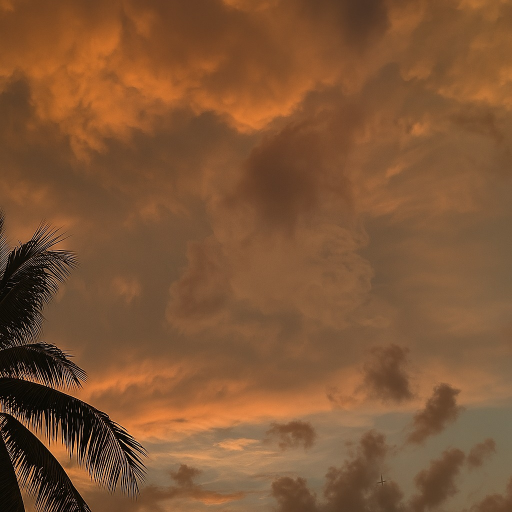
#> input picture aiVShuman/aiVShuman/backend/ai_folder/ai image1.jpg, 1024 x 1024 px (shown at 1/2 size)
$ python -i predict.py   (imports and definitions only)
#> lines starting #> are read from the running program, lines starting #| are printed output that depends on the picture
import joblib
import numpy as np
from skimage import io, color
from skimage.transform import resize
from scipy.stats import entropy
import sys
import os

def extract_fft_features(image_path):
#> called with image_path = 'ai_folder/ai image1.jpg'
    try:
        img = io.imread(image_path, as_gray=True)
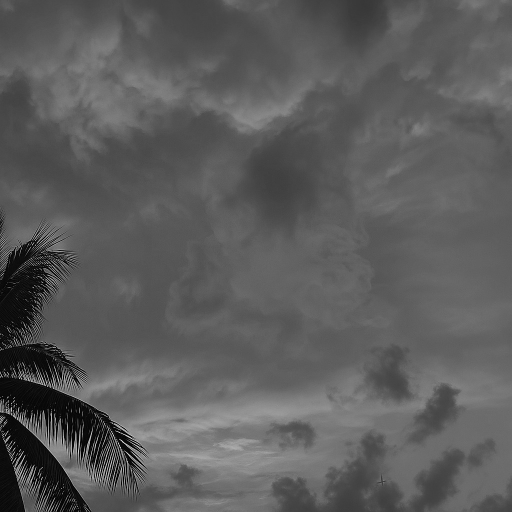
#> img: shape (1024, 1024) float64 (shown at 1/2 size); min 0, max 0.991, mean 0.362
        img_resized = resize(img, (128, 128), anti_aliasing=True)
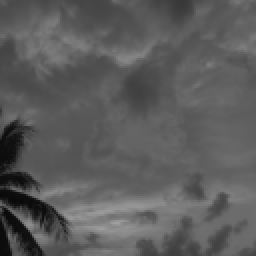
#> img_resized: shape (128, 128) float64 (shown 2 times larger); min 0.0402, max 0.632, mean 0.362

        fft_result = np.fft.fft2(img_resized)
        fft_magnitude = np.abs(fft_result)
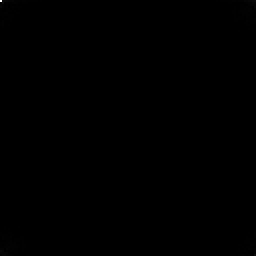
#> fft_magnitude: shape (128, 128) float64 (shown 2 times larger); min 0.00244, max 5929.2, mean 3.8; drawn with min black and max white

        mean_val = np.mean(fft_magnitude)
#> mean_val = 3.76
        std_val = np.std(fft_magnitude)
#> std_val = 47.45
        entropy_val = entropy(np.histogram(fft_magnitude.flatten(), bins=50)[0] + 1e-6)
#> entropy_val = 0.0141

        hist, _ = np.histogram(fft_magnitude, bins=20)
#> hist = 20 values, max 16381 at index 0, min 0 at index 2, mean 819.2
        hist = hist / np.sum(hist)
#> hist = 20 values, max 1 at index 0, min 0 at index 2, mean 0.05

        return np.concatenate(([mean_val, std_val, entropy_val], hist))
    except Exception as e:
        print(f"Error extracting features: {e}")
        return None

def predict(image_path):
    # Load the trained model
    model = joblib.load("models/model.pkl")

    # Extract features
    features = extract_fft_features(image_path)
    if features is None:
        print("Feature extraction failed. Aborting.")
        return

    features = features.reshape(1, -1)  # reshape for prediction
    prediction = model.predict(features)[0]

    label = "Real Image" if prediction == 1 else "AI-Generated Image"
    print(f"Prediction: {label}")

# Run only if called from command line
# [9 lines not run here, left out]

>>> result = extract_fft_features('ai_folder/ai image1.jpg')
#> result = 23 values, max 47.45 at index 1, min 0 at index 5, mean 2.27

$ run again, on aiVShuman/aiVShuman/backend/ai_folder/ai image3.jpg
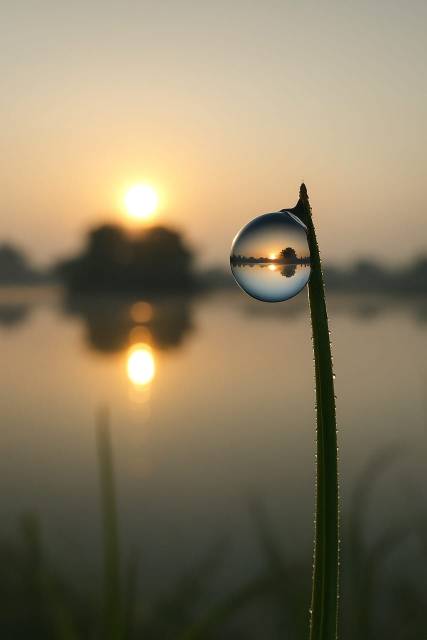
#> input picture aiVShuman/aiVShuman/backend/ai_folder/ai image3.jpg, 853 x 1280 px (shown at 1/2 size)
#> in extract_fft_features, `img = io.imread(image_path, as_gray=True)`:
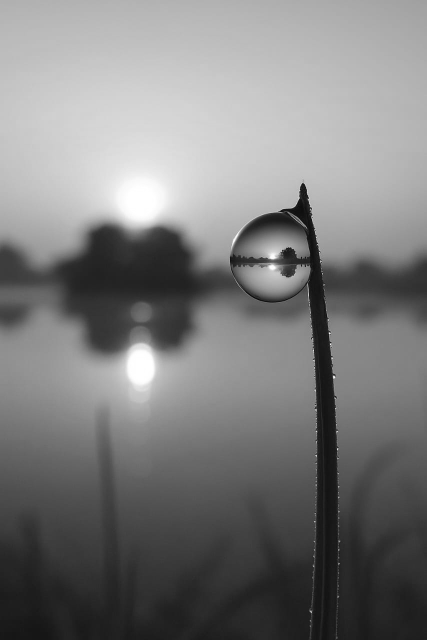
#> img: shape (1280, 853) float64 (shown at 1/2 size); min 0.00281, max 1, mean 0.493
#> in extract_fft_features, `img_resized = resize(img, (128, 128), anti_aliasing=True)`:
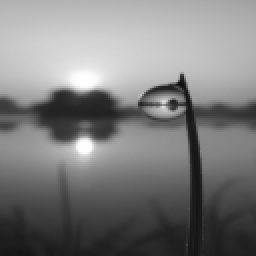
#> img_resized: shape (128, 128) float64 (shown 2 times larger); min 0.0645, max 1, mean 0.493
#> mean_val = 4.94
#> std_val = 70.35
#> entropy_val = 0.0177
#> in extract_fft_features, `hist, _ = np.histogram(fft_magnitude, bins=20)`: hist = 20 values, max 16377 at index 0, min 0 at index 2, mean 819.2
#> in extract_fft_features, `hist = hist / np.sum(hist)`: hist = 20 values, max 1 at index 0, min 0 at index 2, mean 0.05
#> result = 23 values, max 70.35 at index 1, min 0 at index 5, mean 3.32

$ run again, on aiVShuman/aiVShuman/backend/ai_folder/ai image4.jpg
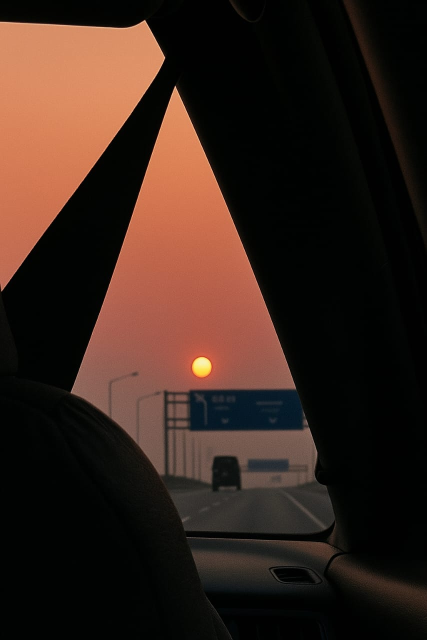
#> input picture aiVShuman/aiVShuman/backend/ai_folder/ai image4.jpg, 853 x 1280 px (shown at 1/2 size)
#> in extract_fft_features, `img = io.imread(image_path, as_gray=True)`:
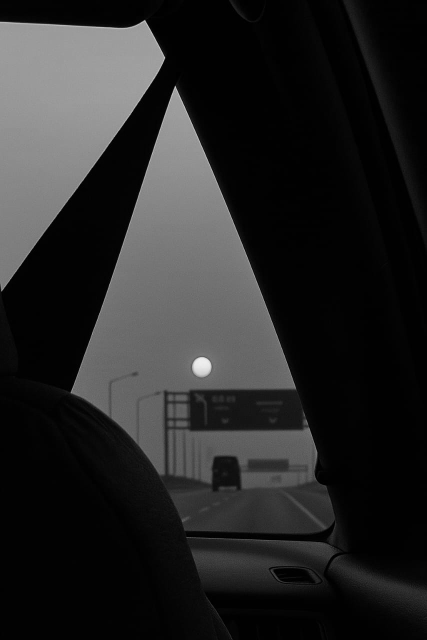
#> img: shape (1280, 853) float64 (shown at 1/2 size); min 0, max 0.967, mean 0.151
#> in extract_fft_features, `img_resized = resize(img, (128, 128), anti_aliasing=True)`:
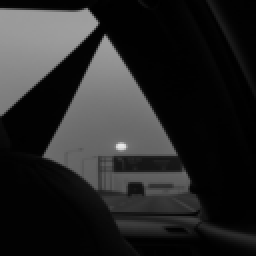
#> img_resized: shape (128, 128) float64 (shown 2 times larger); min 0.00321, max 0.92, mean 0.151
#> mean_val = 5.57
#> std_val = 32.45
#> entropy_val = 0.0981
#> in extract_fft_features, `hist, _ = np.histogram(fft_magnitude, bins=20)`: hist = 20 values, max 16309 at index 0, min 0 at index 4, mean 819.2
#> in extract_fft_features, `hist = hist / np.sum(hist)`: hist = 20 values, max 0.995 at index 0, min 0 at index 4, mean 0.05
#> result = 23 values, max 32.45 at index 1, min 0 at index 7, mean 1.7

$ run again, on aiVShuman/aiVShuman/backend/ai_folder/ai image5.jpg
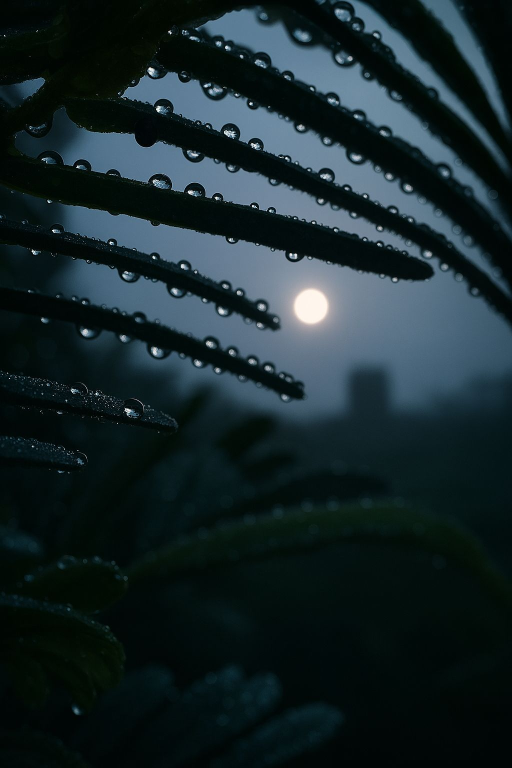
#> input picture aiVShuman/aiVShuman/backend/ai_folder/ai image5.jpg, 1024 x 1536 px (shown at 1/2 size)
#> in extract_fft_features, `img = io.imread(image_path, as_gray=True)`:
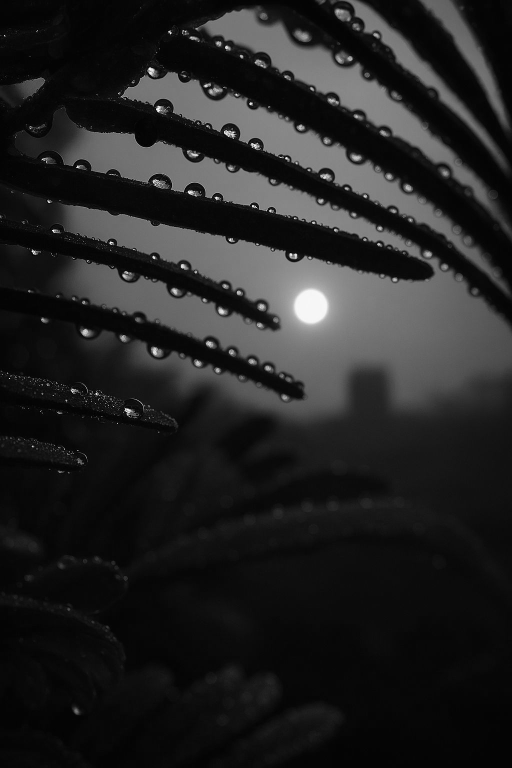
#> img: shape (1536, 1024) float64 (shown at 1/2 size); min 0.000565, max 0.999, mean 0.141
#> in extract_fft_features, `img_resized = resize(img, (128, 128), anti_aliasing=True)`:
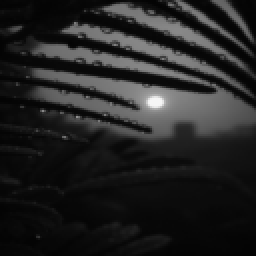
#> img_resized: shape (128, 128) float64 (shown 2 times larger); min 0.0174, max 0.967, mean 0.141
#> mean_val = 5.53
#> std_val = 26.89
#> entropy_val = 0.0943
#> in extract_fft_features, `hist, _ = np.histogram(fft_magnitude, bins=20)`: hist = 20 values, max 16303 at index 0, min 0 at index 5, mean 819.2
#> in extract_fft_features, `hist = hist / np.sum(hist)`: hist = 20 values, max 0.995 at index 0, min 0 at index 5, mean 0.05
#> result = 23 values, max 26.89 at index 1, min 0 at index 8, mean 1.46
